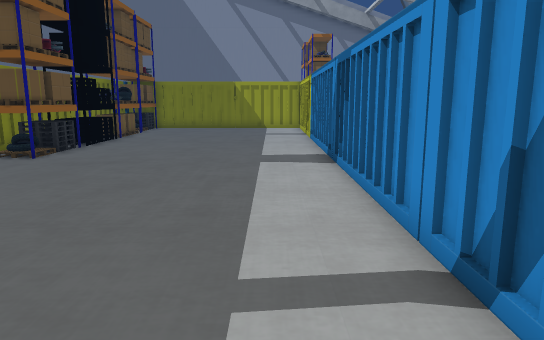
[1] (above)

24 first-person views from a walk through a Unity game level. The camera is 1.5 m above the floor, tilts 10° down and sees 70° across. The floor is counted in squares, 1 m on a side. Each view is taken from the middle of a square. On the plan, view 1 faces up. The plan holds only what a view shows up to about 17 squares ahead; the rest is blank. The place goes on beyond the plan. The player is left out. Some animated figures are not drawn. Some surface patterns are stand-ins.

[2]
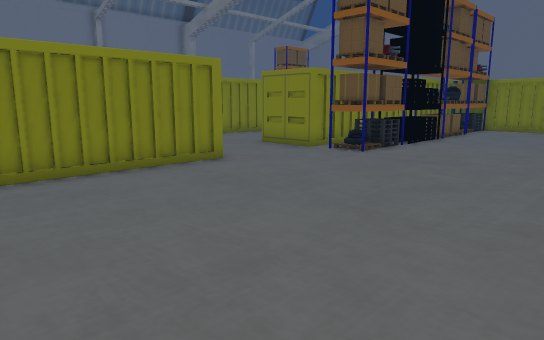

[3]
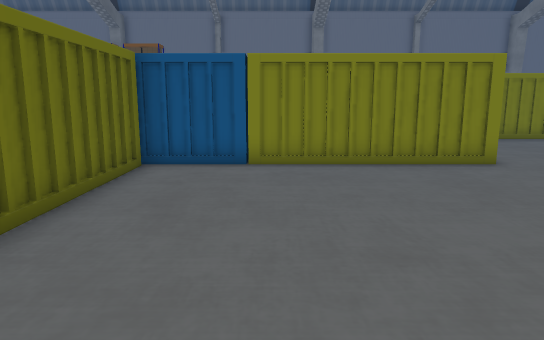

[4]
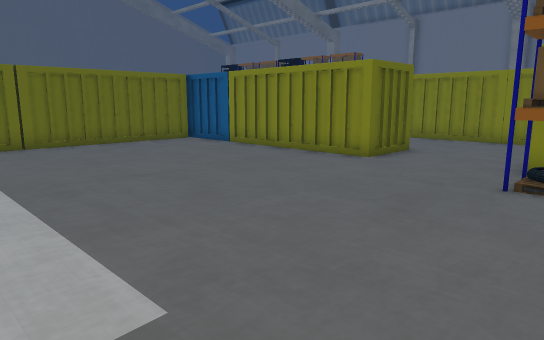

[5]
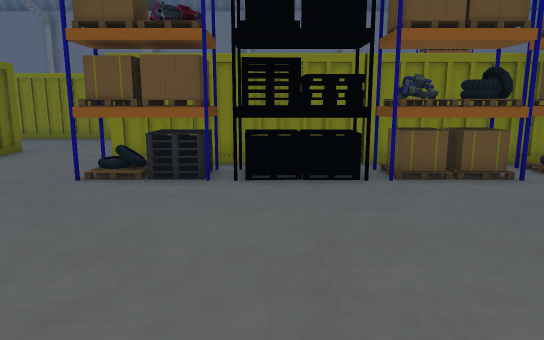

[6]
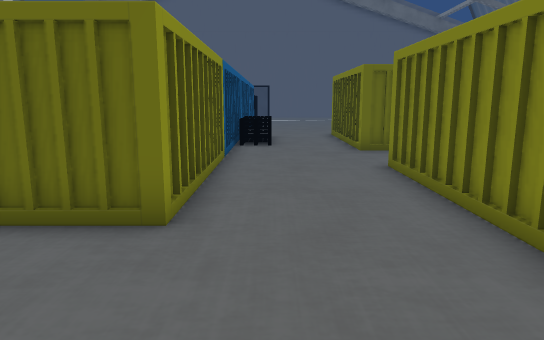

[7]
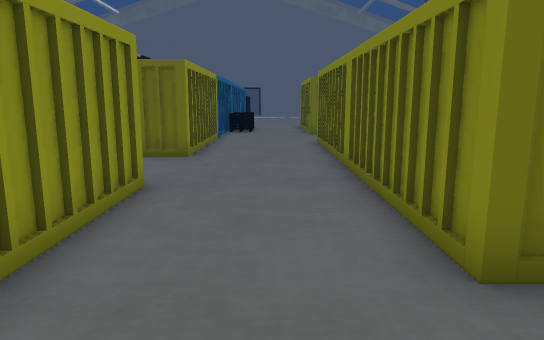

[8]
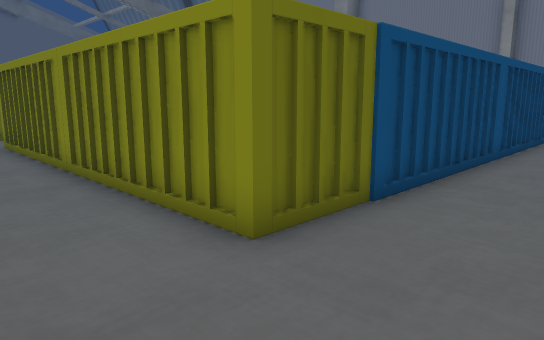

[9]
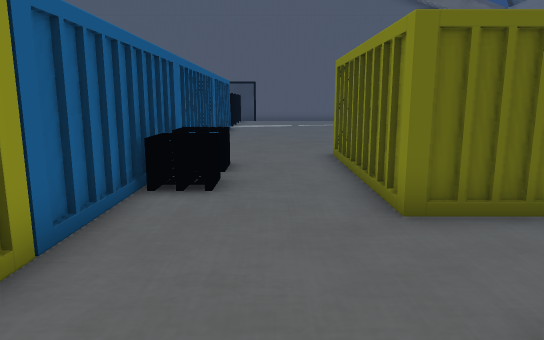

[10]
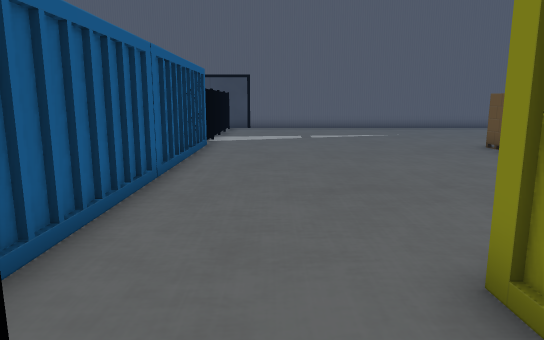

[11]
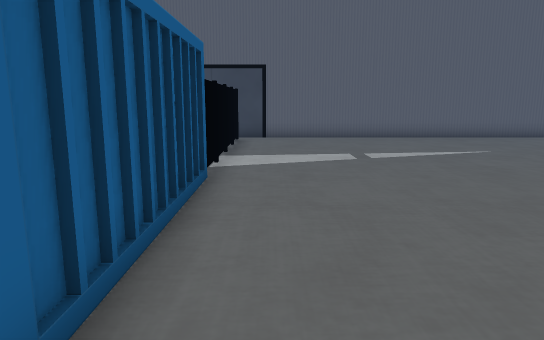

[12]
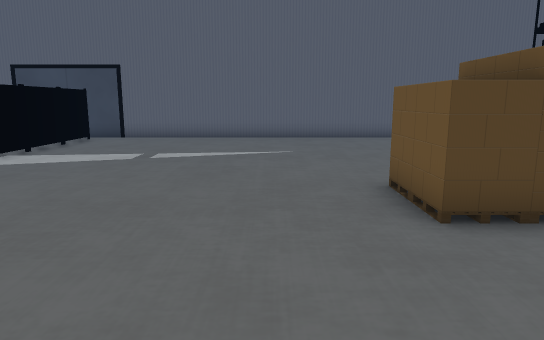

[13]
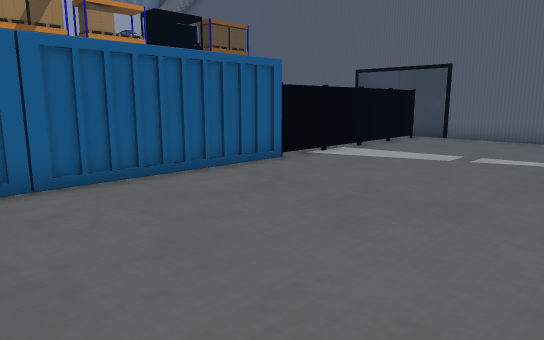

[14]
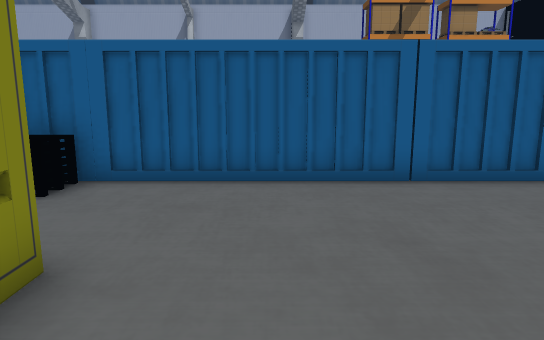

[15]
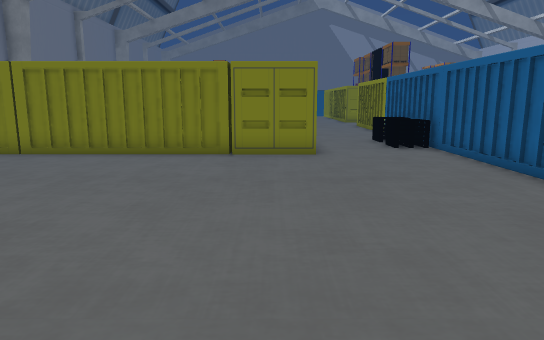

[16]
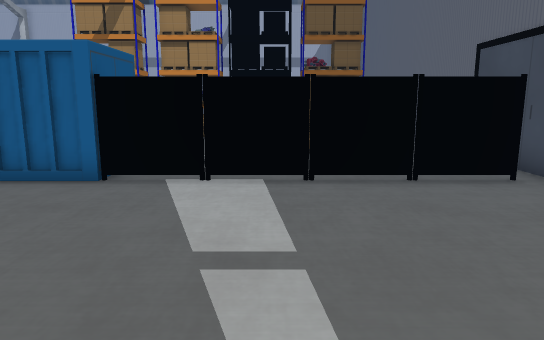

[17]
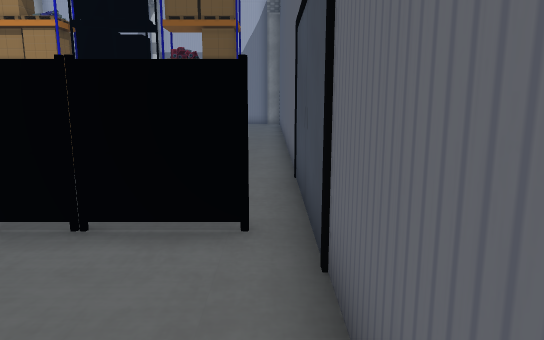

[18]
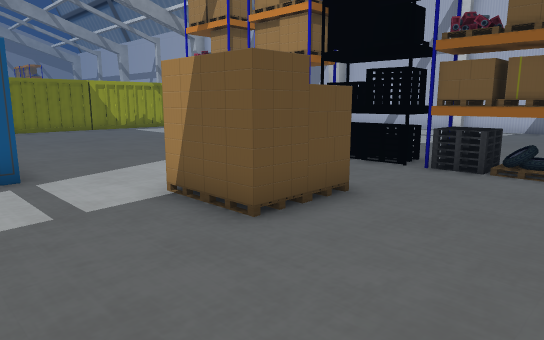

[19]
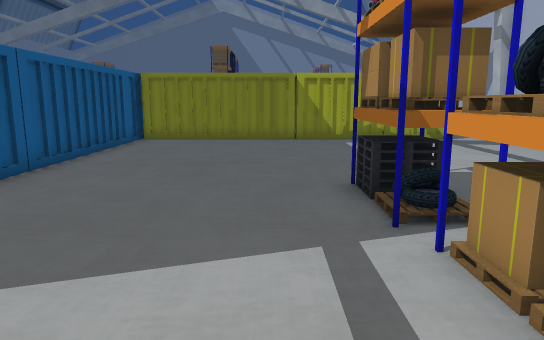

[20]
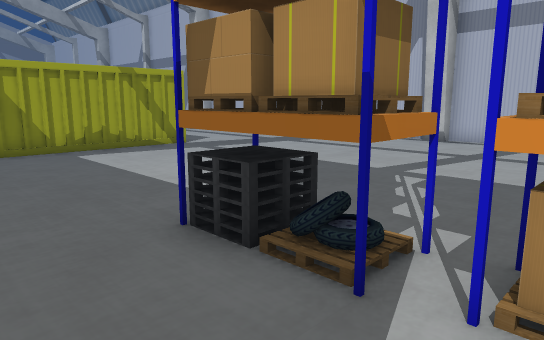

[21]
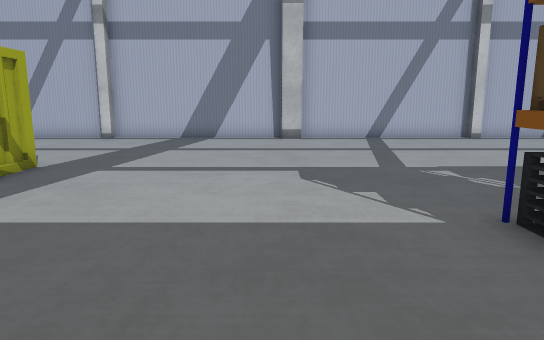

[22]
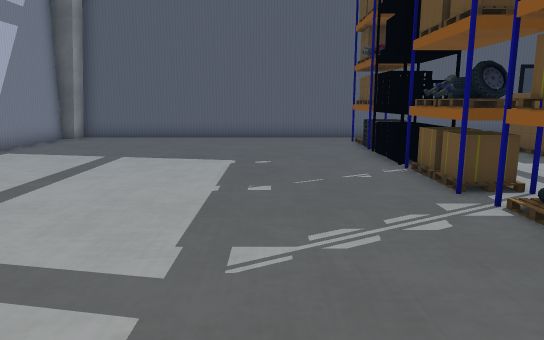

[23]
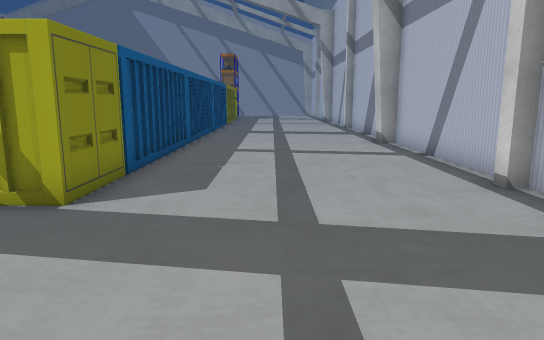

[24]
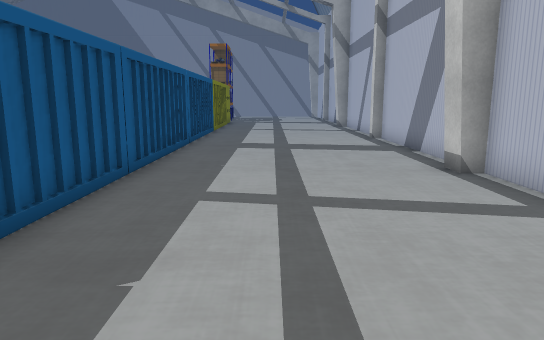

### Floor plan
Key: @ floor where view 1 was taken; # wall or solid block; . floor; O other object.
Columns run from 21 left of view 1 to 12 right of it. Each row starts with its distance up from view 1.
 18             O O....
 17         ..  O O........O
 16 ........    O.O........O
 15 ........... O O........O
 14 OOOOOOO....OO O........O
 13       O....OO.O........O O.......
 12       O....OO.O........O O.......#
 11       O....OO.O........O O.......#
 10       O....OO.O........O O.......#
  9       O................O O.......#
  8       O................O O.......#
  7       O................O O.......#
  6       O....OO..........O O.......#
  5       O....OO..........O O......##
  4       O....OO..........O O......##
  3       O....OO..........O O.......#
  2       O....OO..........O O.......#
  1      ......OO........ .  O.......#
  0      ......OO........@   O.......#
 -1     OOO....OO........    O.......#
 -2       O....OOOOOOOOOO    O.......#
 -3       O..OO  O           O.......#
 -4       O....O OOOOOOOOOOOOO.......#
 -5       O..OOOO....................#
 -6     O O....OO....................#
 -7 OOOOOOO....OO....................#
 -8 ...........OO....................#
 -9 ...........OO....................#
-10 ...........OO....................#
-11 ...........OO...................##
-12 ...........OO....................#
-13 ...........O .......O............#
-14 ...........O .......O............#
-15 OO.........O .......O............#
-16 OO.........O .......OO...........#
-17 O..........OO.......OO...........#
-18 ..........OO........OO...........#
-19 ..........O.....  . OO...........#
-20 ..........O....O .. OO...........#
-21 ..........O....OO...OO...........#
-22 ..........O....OO...OO...........#
-23 ..........O.........OO...........#
-24 ..........O.........OO...........#
-25 ..........O.........OO...........#
-26 ................................##
-27 #################################

Positions as (right, up) in squares from view 1, and headings:
1: (0, 0), facing up
2: (0, 0), facing up-left
3: (1, 1), facing left
4: (1, 12), facing down-left
5: (1, 14), facing left
6: (-12, 11), facing down
7: (-13, 17), facing down
8: (-12, 17), facing down-left
9: (-13, 4), facing down
10: (-13, -4), facing down
11: (-12, -10), facing down
12: (-18, -10), facing down
13: (-18, -10), facing down-right
14: (-18, -9), facing right
15: (-16, -18), facing up
16: (-18, -21), facing right
17: (-15, -26), facing right
18: (-10, -26), facing up-right
19: (-3, -20), facing up
20: (-4, -17), facing up-right
21: (-5, -10), facing right
22: (3, -10), facing down
23: (7, -10), facing up
24: (7, -4), facing up
